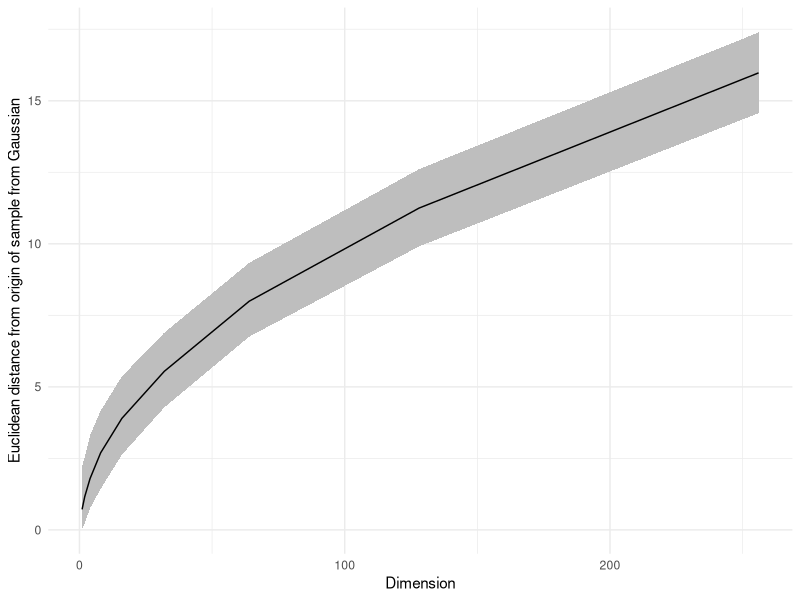

Write R code to recreate this figure.
## ---- chunk 1
library(ggplot2)
library(purrr)

df <- purrr::map_df(2^{0:8}, function(x) {
  samps <- sqrt(rchisq(n = 1000, df = x))
  quans <- quantile(samps, c(0.025, 0.5, 0.975))
  return(c("dof" = x, quans))
})

ggplot(df, aes(x = dof, y = `50%`)) +
  geom_ribbon(aes(ymin = `2.5%`, ymax = `97.5%`), fill = "grey") +
  geom_line() +
  theme_minimal() +
  labs(x = "Dimension", y = "Euclidean distance from origin of sample from Gaussian")
